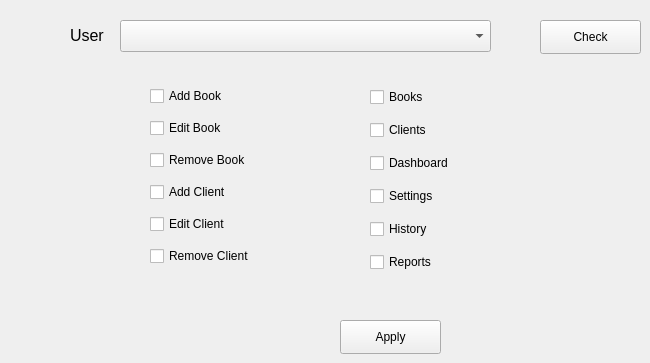
      <widget class="QWidget" name="tab_21">
       <attribute name="title">
        <string>Permissions</string>
       </attribute>
       <widget class="QComboBox" name="comboBox_17">
        <property name="geometry">
         <rect>
          <x>120</x>
          <y>20</y>
          <width>371</width>
          <height>32</height>
         </rect>
        </property>
       </widget>
       <widget class="QLabel" name="label_26">
        <property name="geometry">
         <rect>
          <x>70</x>
          <y>20</y>
          <width>61</width>
          <height>31</height>
         </rect>
        </property>
        <property name="font">
         <font>
          <pointsize>12</pointsize>
         </font>
        </property>
        <property name="text">
         <string>User</string>
        </property>
       </widget>
       <widget class="QPushButton" name="pushButton_33">
        <property name="geometry">
         <rect>
          <x>340</x>
          <y>320</y>
          <width>101</width>
          <height>34</height>
         </rect>
        </property>
        <property name="text">
         <string>Apply</string>
        </property>
        <property name="icon">
         <iconset>
          <normaloff>icons/apply.png</normaloff>icons/apply.png</iconset>
        </property>
        <property name="iconSize">
         <size>
          <width>20</width>
          <height>20</height>
         </size>
        </property>
       </widget>
       <widget class="QWidget" name="layoutWidget">
        <property name="geometry">
         <rect>
          <x>370</x>
          <y>80</y>
          <width>113</width>
          <height>201</height>
         </rect>
        </property>
        <layout class="QVBoxLayout" name="verticalLayout_5">
         <item>
          <widget class="QCheckBox" name="checkBox_8">
           <property name="text">
            <string>Books </string>
           </property>
          </widget>
         </item>
         <item>
          <widget class="QCheckBox" name="checkBox_9">
           <property name="text">
            <string>Clients </string>
           </property>
          </widget>
         </item>
         <item>
          <widget class="QCheckBox" name="checkBox_10">
           <property name="text">
            <string>Dashboard</string>
           </property>
          </widget>
         </item>
         <item>
          <widget class="QCheckBox" name="checkBox_11">
           <property name="text">
            <string>Settings</string>
           </property>
          </widget>
         </item>
         <item>
          <widget class="QCheckBox" name="checkBox_7">
           <property name="text">
            <string>History</string>
           </property>
          </widget>
         </item>
         <item>
          <widget class="QCheckBox" name="checkBox_12">
           <property name="text">
            <string>Reports</string>
           </property>
          </widget>
         </item>
        </layout>
       </widget>
       <widget class="QWidget" name="layoutWidget">
        <property name="geometry">
         <rect>
          <x>150</x>
          <y>80</y>
          <width>138</width>
          <height>197</height>
         </rect>
        </property>
        <layout class="QVBoxLayout" name="verticalLayout_2">
         <item>
          <widget class="QCheckBox" name="checkBox">
           <property name="text">
            <string>Add Book</string>
           </property>
          </widget>
         </item>
         <item>
          <widget class="QCheckBox" name="checkBox_2">
           <property name="text">
            <string>Edit Book</string>
           </property>
          </widget>
         </item>
         <item>
          <widget class="QCheckBox" name="checkBox_3">
           <property name="text">
            <string>Remove Book</string>
           </property>
          </widget>
         </item>
         <item>
          <widget class="QCheckBox" name="checkBox_4">
           <property name="text">
            <string>Add Client</string>
           </property>
          </widget>
         </item>
         <item>
          <widget class="QCheckBox" name="checkBox_5">
           <property name="text">
            <string>Edit Client</string>
           </property>
          </widget>
         </item>
         <item>
          <widget class="QCheckBox" name="checkBox_6">
           <property name="text">
            <string>Remove Client</string>
           </property>
          </widget>
         </item>
        </layout>
       </widget>
       <widget class="QPushButton" name="pushButton_34">
        <property name="geometry">
         <rect>
          <x>540</x>
          <y>20</y>
          <width>101</width>
          <height>34</height>
         </rect>
        </property>
        <property name="text">
         <string>Check</string>
        </property>
       </widget>
      </widget>
